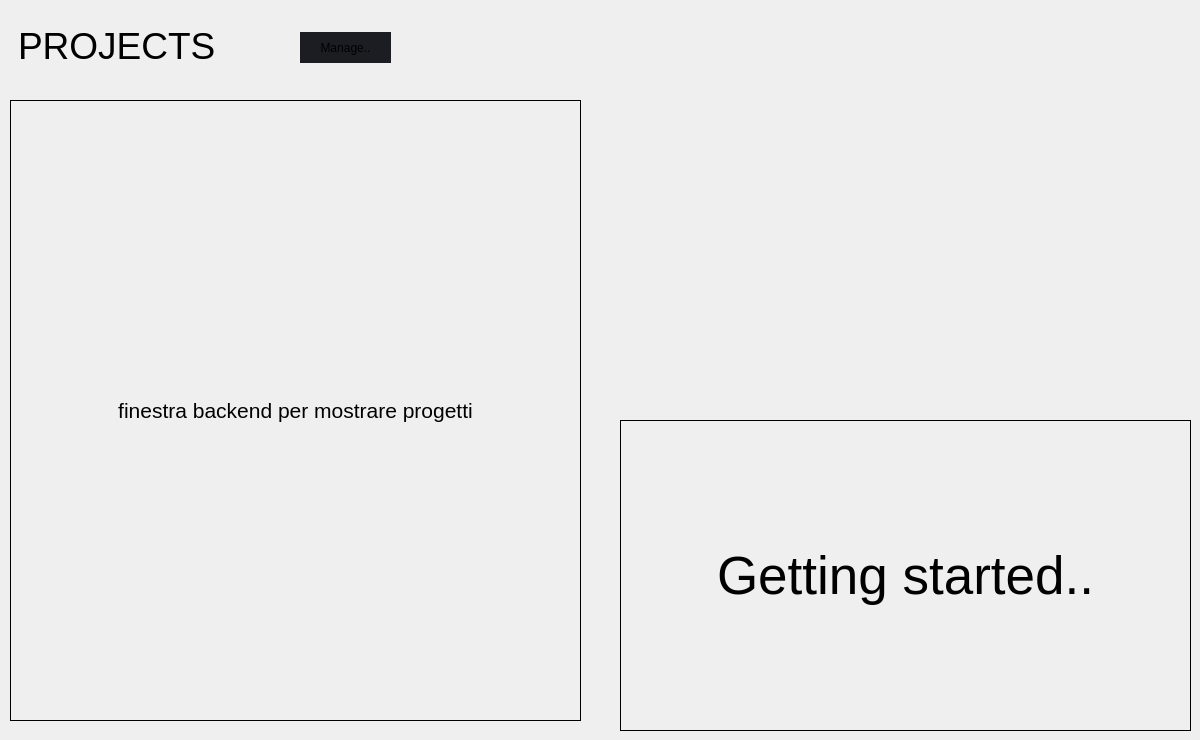
                  <widget class="QWidget" name="page_home">
                   <widget class="QLabel" name="label">
                    <property name="geometry">
                     <rect>
                      <x>18</x>
                      <y>10</y>
                      <width>301</width>
                      <height>71</height>
                     </rect>
                    </property>
                    <property name="font">
                     <font>
                      <pointsize>28</pointsize>
                     </font>
                    </property>
                    <property name="text">
                     <string>PROJECTS</string>
                    </property>
                   </widget>
                   <widget class="QPushButton" name="pushButton">
                    <property name="geometry">
                     <rect>
                      <x>300</x>
                      <y>32</y>
                      <width>91</width>
                      <height>31</height>
                     </rect>
                    </property>
                    <property name="styleSheet">
                     <string notr="true">QPushButton {
	background-image: url(:/24x24/icons/24x24/cil-menu.png);
	background-position: center;
	background-repeat: no-reperat;
	border: none;
	background-color: rgb(27, 29, 35);
	border-color:white;
}
QPushButton:hover {
	background-color: rgb(33, 37, 43);
}
QPushButton:pressed {	
	background-color: rgb(85, 170, 255);
}</string>
                    </property>
                    <property name="text">
                     <string>Manage..</string>
                    </property>
                   </widget>
                   <widget class="QLabel" name="Compiler_2">
                    <property name="geometry">
                     <rect>
                      <x>620</x>
                      <y>420</y>
                      <width>571</width>
                      <height>311</height>
                     </rect>
                    </property>
                    <property name="font">
                     <font>
                      <family>Segoe UI</family>
                      <pointsize>40</pointsize>
                     </font>
                    </property>
                    <property name="frameShape">
                     <enum>QFrame::Box</enum>
                    </property>
                    <property name="text">
                     <string>Getting started..</string>
                    </property>
                    <property name="alignment">
                     <set>Qt::AlignCenter</set>
                    </property>
                   </widget>
                   <widget class="QLabel" name="Compiler_3">
                    <property name="geometry">
                     <rect>
                      <x>10</x>
                      <y>100</y>
                      <width>571</width>
                      <height>621</height>
                     </rect>
                    </property>
                    <property name="font">
                     <font>
                      <family>Segoe UI</family>
                      <pointsize>16</pointsize>
                     </font>
                    </property>
                    <property name="frameShape">
                     <enum>QFrame::Box</enum>
                    </property>
                    <property name="text">
                     <string>finestra backend per mostrare progetti</string>
                    </property>
                    <property name="alignment">
                     <set>Qt::AlignCenter</set>
                    </property>
                   </widget>
                  </widget>
